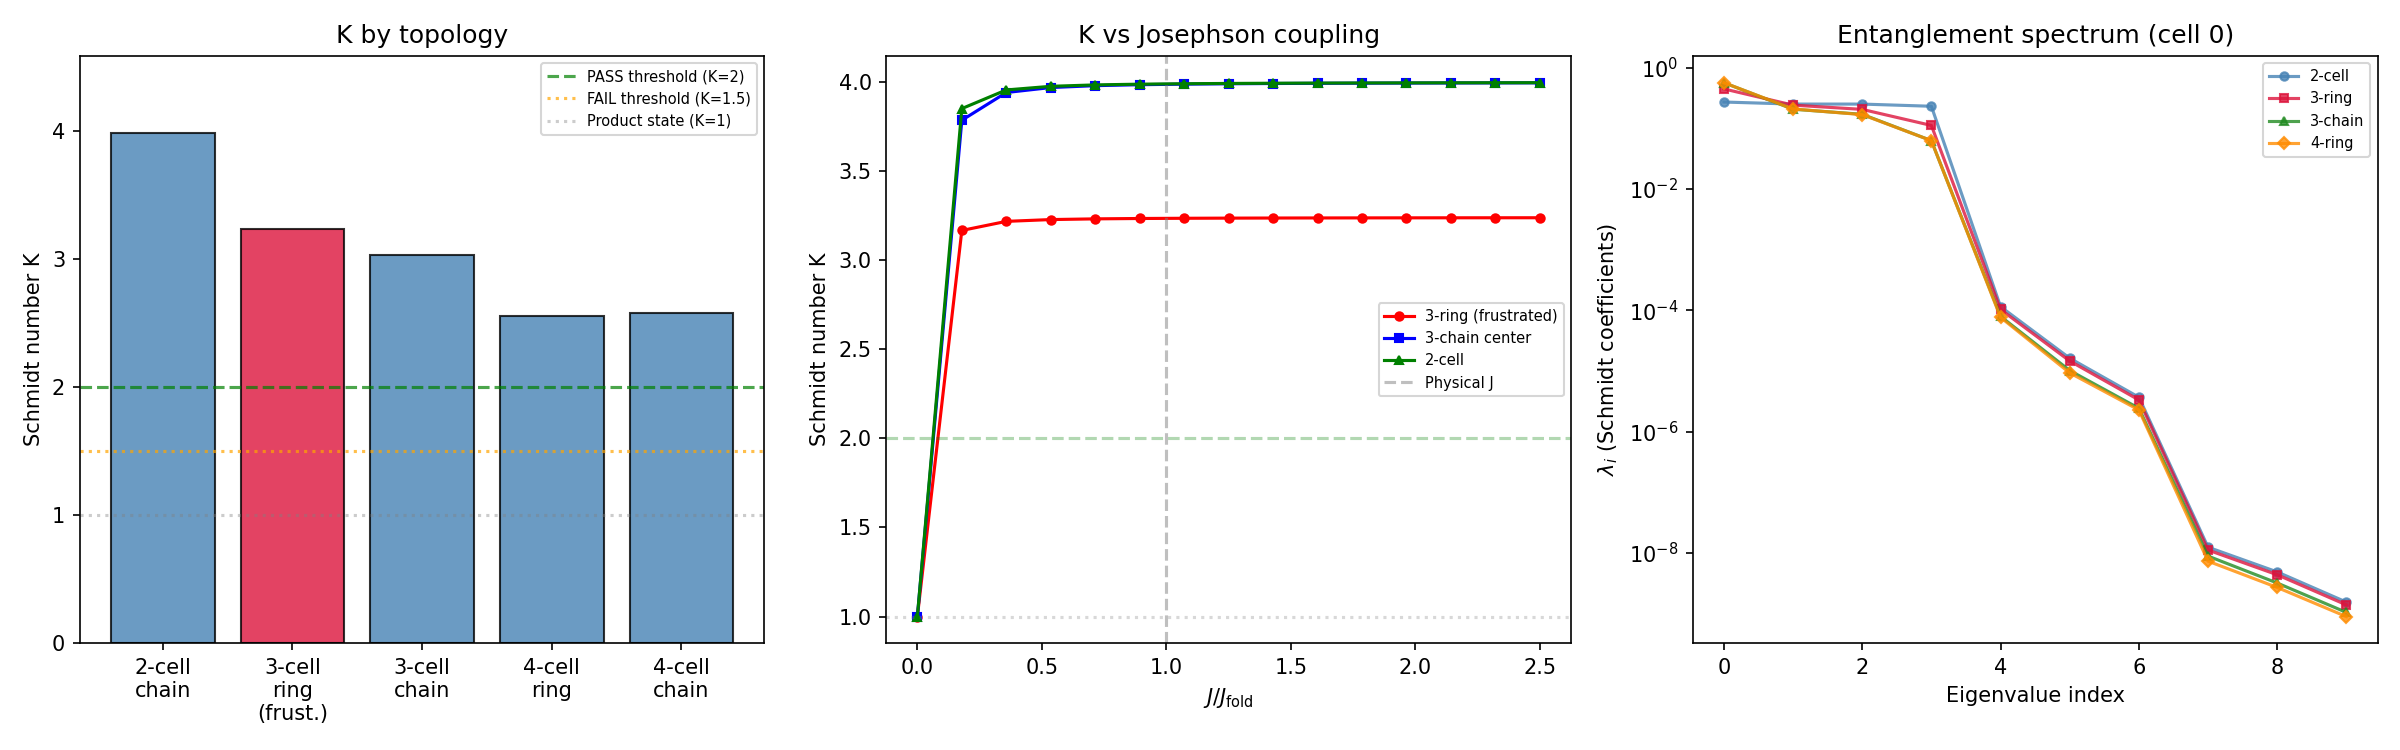

Source code (Python):
#!/usr/bin/env python3
"""
S72 FRUSTRATION-SCHMIDT-72: Per-Junction Schmidt Number on Frustrated Sub-Graphs
==================================================================================

PHYSICS:
    S71 INTER-SITE-ENTANGLE-71 found K = 3.99 (near-maximal 4-state entanglement)
    for an isolated 2-cell BCS+Josephson junction at N_pair = 2.  S71 THREE-CELL-GSL
    showed that frustration on a 3-cell ring reduces S_GGE by 48%.

    This computation asks: how does geometric frustration affect the QUANTUM
    entanglement (Schmidt number) at individual junctions?

    The physical picture (Landau quasiparticle framework):
    - Each cell has 8 BCS modes (4 B2 + 1 B1 + 3 B3) at the fold
    - Cells are coupled by Josephson pair-tunneling J_C2 = 0.933 M_KK
    - The frustrated triangle forces 120-degree phase separation
    - The 4-cell ring (C_4, bipartite) has NO frustration
    - The 4-cell open chain has boundary effects but no frustration

    Symmetry analysis:
    - 2-cell: Z_2 swap symmetry. Order parameter space U(1)/Z_2.
    - 3-cell ring (C_3): Z_3 cyclic symmetry, frustrated (odd ring).
      Ground state breaks Z_3 -> Z_1 (selects chirality).
    - 4-cell ring (C_4): Z_4 cyclic symmetry, NOT frustrated (even ring).
      Ground state preserves Z_2 sublattice symmetry.
    - 4-cell chain: no cyclic symmetry, open boundary.

    Hilbert space construction:
    For N_cell cells at N_pair = 2 with 8 modes per cell:
    - 2-cell: C(16, 2) = 120 states (from S71)
    - 3-cell: C(24, 2) = 276 states
    - 4-cell: C(32, 2) = 496 states
    All tractable by exact diagonalization.

    The Schmidt number K = 1/Tr(rho_A^2) where rho_A is the reduced density
    matrix of one cell obtained by tracing out all others.

Gate: FRUSTRATION-SCHMIDT-72
    PASS: K(frustrated 3-cell ring) > 2.0
    INFO: K in [1.5, 2.0]
    FAIL: K < 1.5

Cross-checks:
    1. J -> 0 limit: K -> 1 (product state, pairs localized)
    2. J -> infinity limit: K -> 4 (maximally delocalized over 4 n1-sectors)
    3. K(2-cell) must reproduce S71 result: K = 3.99
    4. Z_2 symmetry of ring ground states: S(cell_i) = S(cell_j) for all i,j

Author: landau-condensed-matter-theorist (Session 72, Wave 4)
Date: 2026-04-10
"""

import os
import sys
import time
import numpy as np
from scipy.linalg import eigh
from itertools import combinations

import matplotlib
matplotlib.use('Agg')
import matplotlib.pyplot as plt

t0 = time.time()

SCRIPT_DIR = os.path.dirname(os.path.abspath(__file__))
sys.path.insert(0, SCRIPT_DIR)

from canonical_constants import (
    PI, N_cells as N_CELLS_FABRIC, tau_fold, T_acoustic,
    E_cond, Delta_BCS, Delta_0_OES,
    J_C2, J_su2, J_u1,
    N_dof_BCS,
    E_B1, E_B2_mean, E_B3_mean,
)

np.set_printoptions(precision=10, linewidth=140, suppress=True)

print("=" * 78)
print("FRUSTRATION-SCHMIDT-72: Per-Junction Schmidt Number on Frustrated Graphs")
print("=" * 78)

# ============================================================================
# SECTION 1: LOAD UPSTREAM DATA
# ============================================================================
print("\n--- Section 1: Load upstream data ---")

# BCS Hamiltonian ingredients from S60
pt_data = np.load(os.path.join(SCRIPT_DIR, 's60_pair_transfer_n4.npz'), allow_pickle=True)
eps_fold = pt_data['eps_fold']      # 8 single-particle energies at fold
V_fold = pt_data['V_fold']          # 8x8 pairing interaction matrix
E_J_fold = float(pt_data['E_J_fold'])

# S71 isolated junction results (cross-check target)
s71_data = np.load(os.path.join(SCRIPT_DIR, 's71_inter_site_entangle.npz'), allow_pickle=True)
K_isolated = float(s71_data['schmidt_number'])
S_vN_isolated = float(s71_data['S_vN_GS_bits'])

# S71 3-cell frustration data (entropy comparison)
s71_3cell = np.load(os.path.join(SCRIPT_DIR, 's71_three_cell_gsl.npz'), allow_pickle=True)
S_GGE_frust_s71 = float(s71_3cell['S_GGE_cell_frust'])
S_GGE_bare_s71 = float(s71_3cell['S_GGE_cell_bare'])

N = N_dof_BCS  # 8 modes per cell
sector_labels = ['B2[0]', 'B2[1]', 'B2[2]', 'B2[3]', 'B1[0]', 'B3[0]', 'B3[1]', 'B3[2]']

print(f"  N_modes/cell = {N}")
print(f"  J_C2 = {J_C2:.3f} M_KK")
print(f"  E_J_fold = {E_J_fold:.6f} M_KK (from S60 2-cell)")
print(f"  Delta_BCS = {Delta_BCS:.6f} M_KK")
print(f"  J_C2/Delta = {J_C2/Delta_BCS:.4f} (strong coupling)")
print(f"  K_isolated (S71) = {K_isolated:.4f}")
print(f"  S_vN_isolated (S71) = {S_vN_isolated:.6f} bits")
print(f"  S_GGE_frust (S71 3-cell) = {S_GGE_frust_s71:.6f} nats")
print(f"  S_GGE_bare  (S71 3-cell) = {S_GGE_bare_s71:.6f} nats")
print(f"  Frustration reduction ratio = {S_GGE_frust_s71/S_GGE_bare_s71:.4f}")

print(f"\n  Single-particle energies eps_fold:")
for i in range(N):
    print(f"    {sector_labels[i]}: eps = {eps_fold[i]:.10f} M_KK")


# ============================================================================
# SECTION 2: GENERIC MULTI-CELL HAMILTONIAN BUILDER
# ============================================================================
print("\n--- Section 2: Generic multi-cell Hamiltonian builder ---")

def build_multi_cell_hamiltonian(n_cells, adjacency, eps, V_pair, E_J_val,
                                  n_modes, basis_list, lookup):
    """
    Build the N-cell BCS + Josephson Hamiltonian in the N_pair=2 sector.

    H = sum_c H_kinetic^(c) + sum_c H_pairing^(c) + sum_{<c,c'>} H_Josephson^(c,c')

    Kinetic:   sum_k 2*eps_k * n_{k,c}  (for each cell c)
    Pairing:   -V_{kk'} P^+_{k,c} P_{k',c}  (within each cell)
    Josephson: -E_J * sum_k (P^+_{k,c} P_{k,c'} + h.c.)  for each bond (c,c')

    Parameters:
        n_cells: number of cells
        adjacency: list of (i, j) bonds (0-indexed)
        eps: single-particle energies (n_modes,)
        V_pair: pairing matrix (n_modes, n_modes)
        E_J_val: Josephson coupling
        n_modes: modes per cell
        basis_list: list of basis state arrays (each of length n_cells * n_modes)
        lookup: dict mapping tuple(state) -> index
    """
    dim_H = len(basis_list)
    n_slots = n_cells * n_modes
    H = np.zeros((dim_H, dim_H), dtype=np.float64)

    for idx in range(dim_H):
        state = tuple(basis_list[idx])

        # --- Diagonal: kinetic energy ---
        E_kin = 0.0  # (local)
        for c in range(n_cells):
            offset = c * n_modes
            for k in range(n_modes):
                if state[offset + k] == 1:
                    E_kin += 2.0 * eps[k]
        H[idx, idx] += E_kin

        # --- Intra-cell pairing: -V_{kk'} P^+_k P_{k'} ---
        for c in range(n_cells):
            offset = c * n_modes
            for k in range(n_modes):
                for kp in range(n_modes):
                    if k == kp:
                        continue
                    if state[offset + kp] == 1 and state[offset + k] == 0:
                        ns = list(state)
                        ns[offset + kp] = 0
                        ns[offset + k] = 1
                        nst = tuple(ns)
                        if nst in lookup:
                            H[idx, lookup[nst]] += -V_pair[k, kp]

        # --- Inter-cell Josephson: -E_J * P^+_{k,c} P_{k,c'} + h.c. ---
        for (c1, c2) in adjacency:
            off1 = c1 * n_modes
            off2 = c2 * n_modes
            for k in range(n_modes):
                # Transfer from cell c2 to cell c1
                if state[off2 + k] == 1 and state[off1 + k] == 0:
                    ns = list(state)
                    ns[off2 + k] = 0
                    ns[off1 + k] = 1
                    nst = tuple(ns)
                    if nst in lookup:
                        H[idx, lookup[nst]] += -E_J_val
                # Transfer from cell c1 to cell c2 (h.c.)
                if state[off1 + k] == 1 and state[off2 + k] == 0:
                    ns = list(state)
                    ns[off1 + k] = 0
                    ns[off2 + k] = 1
                    nst = tuple(ns)
                    if nst in lookup:
                        H[idx, lookup[nst]] += -E_J_val

    # Symmetrize (enforce numerical symmetry)
    H = 0.5 * (H + H.T)
    return H


def build_fock_basis(n_slots, n_pair):
    """Build the N_pair sector Fock basis for n_slots pair-mode slots."""
    basis_tuples = list(combinations(range(n_slots), n_pair))
    dim = len(basis_tuples)
    basis = []
    for combo in basis_tuples:
        s = np.zeros(n_slots, dtype=int)
        for c in combo:
            s[c] = 1
        basis.append(s)
    lookup = {tuple(b): i for i, b in enumerate(basis)}
    return basis, lookup, dim


def build_cell_basis(n_modes, max_pairs):
    """Build the reduced basis for a single cell with up to max_pairs pairs."""
    cell_basis = []
    for n_p in range(max_pairs + 1):
        if n_p == 0:
            cell_basis.append(tuple(np.zeros(n_modes, dtype=int)))
        else:
            for combo in combinations(range(n_modes), n_p):
                s = np.zeros(n_modes, dtype=int)
                for c in combo:
                    s[c] = 1
                cell_basis.append(tuple(s))
    cell_lookup = {s: i for i, s in enumerate(cell_basis)}
    return cell_basis, cell_lookup, len(cell_basis)


def partial_trace_single_cell(psi, target_cell, n_cells, n_modes,
                               basis_list, dim_H, cell_basis, cell_lookup):
    """
    Compute rho_target = Tr_{all other cells}(|psi><psi|).

    Groups full-space basis states by the configuration of all cells
    EXCEPT the target cell, then sums outer products of the target-cell
    amplitudes.
    """
    dim_target = len(cell_basis)
    rho = np.zeros((dim_target, dim_target), dtype=np.float64)

    # Group by "environment" configuration (all cells except target)
    env_groups = {}
    for idx_full in range(dim_H):
        state = basis_list[idx_full]
        # Extract target cell config
        off = target_cell * n_modes
        target_config = tuple(state[off:off + n_modes])
        # Extract environment config (everything else)
        env_config = tuple(state[:off]) + tuple(state[off + n_modes:])

        if target_config not in cell_lookup:
            continue
        a_idx = cell_lookup[target_config]

        if env_config not in env_groups:
            env_groups[env_config] = []
        env_groups[env_config].append((a_idx, idx_full))

    # Partial trace
    for env_config, a_list in env_groups.items():
        for (a_idx, full_idx) in a_list:
            for (a_idx_p, full_idx_p) in a_list:
                rho[a_idx, a_idx_p] += psi[full_idx] * psi[full_idx_p]

    return rho


def compute_entanglement_measures(rho):
    """Compute S_vN, S_2, purity, K from a density matrix."""
    evals = np.sort(np.linalg.eigvalsh(rho))[::-1]
    evals = np.maximum(evals, 0.0)
    s = np.sum(evals)
    if s > 0:
        evals /= s

    mask = evals > 1e-30
    S_vN_bits = -np.sum(evals[mask] * np.log2(evals[mask]))
    S_vN_nats = -np.sum(evals[mask] * np.log(evals[mask]))

    purity = np.sum(evals**2)
    S_2_bits = -np.log2(purity) if purity > 0 else np.inf
    K = 1.0 / purity if purity > 0 else np.inf

    return {
        'evals': evals,
        'S_vN_bits': S_vN_bits,
        'S_vN_nats': S_vN_nats,
        'S_2_bits': S_2_bits,
        'purity': purity,
        'K': K,
    }


def analyze_topology(label, n_cells, adjacency, eps, V_pair, E_J_val, n_modes, N_pair=2):
    """
    Full analysis for a given graph topology.
    Returns dict with all results.
    """
    n_slots = n_cells * n_modes
    print(f"\n  === {label}: {n_cells} cells, {len(adjacency)} bonds ===")
    print(f"  Adjacency: {adjacency}")
    print(f"  N_slots = {n_slots}, N_pair = {N_pair}")

    # Build Fock basis
    basis, lookup, dim = build_fock_basis(n_slots, N_pair)
    print(f"  Hilbert space dim = C({n_slots},{N_pair}) = {dim}")

    # Build cell basis (for partial trace)
    cell_basis, cell_lookup, dim_cell = build_cell_basis(n_modes, N_pair)
    print(f"  Cell reduced dim = {dim_cell}")

    # Build and diagonalize Hamiltonian
    t_build = time.time()
    H = build_multi_cell_hamiltonian(n_cells, adjacency, eps, V_pair, E_J_val,
                                      n_modes, basis, lookup)
    t_diag = time.time()
    print(f"  H build time: {t_diag - t_build:.2f} s")

    # Hermiticity check
    asym = np.max(np.abs(H - H.T))
    print(f"  Hermiticity: max|H - H^T| = {asym:.2e}")

    evals_all, evecs_all = eigh(H)
    t_done = time.time()
    print(f"  Diag time: {t_done - t_diag:.2f} s")

    E_GS = evals_all[0]
    gap = evals_all[1] - evals_all[0]
    print(f"  E_GS = {E_GS:.10f} M_KK")
    print(f"  Gap = {gap:.10f} M_KK")

    psi_GS = evecs_all[:, 0]

    # Compute partial trace for EACH cell
    K_per_cell = []
    S_per_cell = []
    results_per_cell = []

    for c in range(n_cells):
        rho_c = partial_trace_single_cell(psi_GS, c, n_cells, n_modes,
                                           basis, dim, cell_basis, cell_lookup)

        # Verify trace = 1
        tr = np.trace(rho_c)
        if abs(tr - 1.0) > 1e-10:
            print(f"  WARNING: Tr(rho_{c}) = {tr:.15f}")

        measures = compute_entanglement_measures(rho_c)
        K_per_cell.append(measures['K'])
        S_per_cell.append(measures['S_vN_bits'])
        results_per_cell.append(measures)
        print(f"  Cell {c}: K = {measures['K']:.4f}, S_vN = {measures['S_vN_bits']:.6f} bits, "
              f"purity = {measures['purity']:.8f}")

    K_mean = np.mean(K_per_cell)
    K_std = np.std(K_per_cell)
    S_mean = np.mean(S_per_cell)

    print(f"\n  K(mean) = {K_mean:.4f} +/- {K_std:.4f}")
    print(f"  S_vN(mean) = {S_mean:.6f} bits")

    # Z_n symmetry check: all cells should give same result for ring topologies
    K_spread = max(K_per_cell) - min(K_per_cell)
    print(f"  K spread (max-min) = {K_spread:.2e} (cyclic symmetry check)")

    return {
        'label': label,
        'n_cells': n_cells,
        'adjacency': adjacency,
        'dim': dim,
        'E_GS': E_GS,
        'gap': gap,
        'K_per_cell': np.array(K_per_cell),
        'S_per_cell': np.array(S_per_cell),
        'K_mean': K_mean,
        'K_std': K_std,
        'S_mean': S_mean,
        'evals_all': evals_all,
        'results_per_cell': results_per_cell,
    }


# ============================================================================
# SECTION 3: ANALYZE ALL TOPOLOGIES
# ============================================================================
print("\n" + "=" * 78)
print("Section 3: Analyze all topologies")
print("=" * 78)

# --- (A) 2-cell chain (S71 cross-check) ---
result_2cell = analyze_topology(
    "2-cell chain (S71 cross-check)",
    n_cells=2,
    adjacency=[(0, 1)],
    eps=eps_fold,
    V_pair=V_fold,
    E_J_val=E_J_fold,
    n_modes=N,
)

# Cross-check against S71
K_2cell = result_2cell['K_mean']
print(f"\n  S71 cross-check: K(here) = {K_2cell:.4f}, K(S71) = {K_isolated:.4f}")
print(f"  Difference: {abs(K_2cell - K_isolated):.2e}")

# --- (B) 3-cell ring (FRUSTRATED -- the main target) ---
result_3ring = analyze_topology(
    "3-cell ring (frustrated, C_3)",
    n_cells=3,
    adjacency=[(0, 1), (1, 2), (2, 0)],
    eps=eps_fold,
    V_pair=V_fold,
    E_J_val=E_J_fold,
    n_modes=N,
)

# --- (C) 4-cell ring (NOT frustrated, C_4) ---
result_4ring = analyze_topology(
    "4-cell ring (unfrustrated, C_4)",
    n_cells=4,
    adjacency=[(0, 1), (1, 2), (2, 3), (3, 0)],
    eps=eps_fold,
    V_pair=V_fold,
    E_J_val=E_J_fold,
    n_modes=N,
)

# --- (D) 4-cell open chain (boundary effects, no frustration) ---
result_4chain = analyze_topology(
    "4-cell open chain",
    n_cells=4,
    adjacency=[(0, 1), (1, 2), (2, 3)],
    eps=eps_fold,
    V_pair=V_fold,
    E_J_val=E_J_fold,
    n_modes=N,
)

# --- (E) 3-cell open chain (no frustration, 3 cells for comparison) ---
result_3chain = analyze_topology(
    "3-cell open chain",
    n_cells=3,
    adjacency=[(0, 1), (1, 2)],
    eps=eps_fold,
    V_pair=V_fold,
    E_J_val=E_J_fold,
    n_modes=N,
)

all_results = {
    '2cell': result_2cell,
    '3ring': result_3ring,
    '4ring': result_4ring,
    '4chain': result_4chain,
    '3chain': result_3chain,
}


# ============================================================================
# SECTION 4: J-DEPENDENCE SWEEP (FRUSTRATION VS UNFRUSTRATED)
# ============================================================================
print("\n" + "=" * 78)
print("Section 4: J-dependence sweep")
print("=" * 78)

N_J_sweep = 15
J_ratios = np.linspace(0.0, 2.5, N_J_sweep)
J_values = J_ratios * E_J_fold

K_sweep_3ring = np.zeros(N_J_sweep)
K_sweep_3chain = np.zeros(N_J_sweep)
K_sweep_2cell = np.zeros(N_J_sweep)

for i_j, J_val in enumerate(J_values):
    # 3-cell ring (frustrated)
    basis_3, lookup_3, dim_3 = build_fock_basis(3 * N, 2)
    cell_b_3, cell_lu_3, dim_c_3 = build_cell_basis(N, 2)
    H_3r = build_multi_cell_hamiltonian(3, [(0, 1), (1, 2), (2, 0)],
                                         eps_fold, V_fold, J_val, N, basis_3, lookup_3)
    evals_3r, evecs_3r = eigh(H_3r)
    psi_3r = evecs_3r[:, 0]
    rho_3r = partial_trace_single_cell(psi_3r, 0, 3, N, basis_3, dim_3,
                                        cell_b_3, cell_lu_3)
    m_3r = compute_entanglement_measures(rho_3r)
    K_sweep_3ring[i_j] = m_3r['K']

    # 3-cell open chain (unfrustrated)
    H_3c = build_multi_cell_hamiltonian(3, [(0, 1), (1, 2)],
                                         eps_fold, V_fold, J_val, N, basis_3, lookup_3)
    evals_3c, evecs_3c = eigh(H_3c)
    psi_3c = evecs_3c[:, 0]
    # Measure at the CENTER cell (index 1) to avoid boundary effects
    rho_3c = partial_trace_single_cell(psi_3c, 1, 3, N, basis_3, dim_3,
                                        cell_b_3, cell_lu_3)
    m_3c = compute_entanglement_measures(rho_3c)
    K_sweep_3chain[i_j] = m_3c['K']

    # 2-cell chain
    basis_2, lookup_2, dim_2 = build_fock_basis(2 * N, 2)
    cell_b_2, cell_lu_2, dim_c_2 = build_cell_basis(N, 2)
    H_2 = build_multi_cell_hamiltonian(2, [(0, 1)],
                                        eps_fold, V_fold, J_val, N, basis_2, lookup_2)
    evals_2, evecs_2 = eigh(H_2)
    psi_2 = evecs_2[:, 0]
    rho_2 = partial_trace_single_cell(psi_2, 0, 2, N, basis_2, dim_2,
                                       cell_b_2, cell_lu_2)
    m_2 = compute_entanglement_measures(rho_2)
    K_sweep_2cell[i_j] = m_2['K']

    if i_j % 3 == 0 or abs(J_ratios[i_j] - 1.0) < 0.1:
        print(f"  J/J_fold = {J_ratios[i_j]:.2f}: K(3ring) = {K_sweep_3ring[i_j]:.4f}, "
              f"K(3chain_center) = {K_sweep_3chain[i_j]:.4f}, "
              f"K(2cell) = {K_sweep_2cell[i_j]:.4f}")


# ============================================================================
# SECTION 5: LIMITING CASE CROSS-CHECKS
# ============================================================================
print("\n" + "=" * 78)
print("Section 5: Limiting case cross-checks")
print("=" * 78)

# Cross-check 1: J = 0 => K = 1 (product state)
print(f"\n  Cross-check 1: J = 0")
print(f"    K(3ring, J=0)  = {K_sweep_3ring[0]:.6f} (should be 1.0)")
print(f"    K(3chain, J=0) = {K_sweep_3chain[0]:.6f} (should be 1.0)")
print(f"    K(2cell, J=0)  = {K_sweep_2cell[0]:.6f} (should be 1.0)")

# Cross-check 2: Large J => K -> 4 (maximally delocalized among n1=0,1,2 sectors)
# At N_pair=2, max K = dim_cell = 37, but for the pair delocalization limit
# the dominant contribution is the 3 n_1-sectors (0, 1, 2), so K <= 3 for equal
# sector weights... Actually the n1=1 sector has 8 sub-states, so the limiting
# K depends on the structure.
K_large_J_3ring = K_sweep_3ring[-1]
K_large_J_2cell = K_sweep_2cell[-1]
print(f"\n  Cross-check 2: Large J (J/J_fold = {J_ratios[-1]:.1f})")
print(f"    K(3ring)  = {K_large_J_3ring:.4f}")
print(f"    K(2cell)  = {K_large_J_2cell:.4f}")

# Cross-check 3: 2-cell vs S71
print(f"\n  Cross-check 3: 2-cell at physical J vs S71")
# Find the J_ratio closest to 1.0
idx_phys = np.argmin(np.abs(J_ratios - 1.0))
print(f"    K(2cell, J/J_fold={J_ratios[idx_phys]:.2f}) = {K_sweep_2cell[idx_phys]:.4f}")
print(f"    K(S71) = {K_isolated:.4f}")

# Cross-check 4: Cyclic symmetry of ring topologies
print(f"\n  Cross-check 4: Cyclic symmetry")
print(f"    3-ring cell-to-cell K spread = {result_3ring['K_std']:.2e}")
print(f"    4-ring cell-to-cell K spread = {result_4ring['K_std']:.2e}")


# ============================================================================
# SECTION 6: FRUSTRATION ANALYSIS
# ============================================================================
print("\n" + "=" * 78)
print("Section 6: Frustration analysis")
print("=" * 78)

K_frust = result_3ring['K_mean']
K_unfrust_3chain = result_3chain['K_mean']  # 3-cell open chain, average
K_unfrust_4ring = result_4ring['K_mean']   # 4-cell ring, average
K_unfrust_4chain = result_4chain['K_mean'] # 4-cell open chain, average

# For proper frustration comparison: 3-ring vs 3-chain (same cell count)
# Use center cell of chain to remove boundary effects
K_3chain_center = result_3chain['K_per_cell'][1]

print(f"\n  Schmidt numbers at physical J:")
print(f"    K(2-cell chain)            = {result_2cell['K_mean']:.4f}")
print(f"    K(3-cell ring, frustrated) = {K_frust:.4f}")
print(f"    K(3-cell chain, center)    = {K_3chain_center:.4f}")
print(f"    K(3-cell chain, average)   = {K_unfrust_3chain:.4f}")
print(f"    K(4-cell ring)             = {K_unfrust_4ring:.4f}")
print(f"    K(4-cell chain, average)   = {K_unfrust_4chain:.4f}")

# Frustration reduction
reduction_vs_isolated = K_frust / K_isolated
reduction_vs_3chain = K_frust / K_3chain_center
reduction_vs_4ring = K_frust / K_unfrust_4ring

print(f"\n  Frustration reduction ratios:")
print(f"    K(3ring)/K(2cell)          = {reduction_vs_isolated:.4f}")
print(f"    K(3ring)/K(3chain_center)  = {reduction_vs_3chain:.4f}")
print(f"    K(3ring)/K(4ring)          = {reduction_vs_4ring:.4f}")

# Decompose: multi-cell effect vs frustration effect
multi_cell_effect = K_3chain_center / K_isolated
frustration_effect = K_frust / K_3chain_center
print(f"\n  Effect decomposition:")
print(f"    Multi-cell effect (3chain_center/2cell) = {multi_cell_effect:.4f}")
print(f"    Frustration effect (3ring/3chain_center) = {frustration_effect:.4f}")
print(f"    Product = {multi_cell_effect * frustration_effect:.4f} (should match {reduction_vs_isolated:.4f})")

# Compare with S71 GGE entropy frustration reduction (48%)
S_vN_frust = result_3ring['S_mean']
S_vN_3chain_center = result_3chain['S_per_cell'][1]
S_vN_reduction = S_vN_frust / S_vN_3chain_center if S_vN_3chain_center > 0 else float('inf')
print(f"\n  Entanglement entropy comparison:")
print(f"    S_vN(3ring)          = {S_vN_frust:.6f} bits")
print(f"    S_vN(3chain_center)  = {S_vN_3chain_center:.6f} bits")
print(f"    S_vN ratio           = {S_vN_reduction:.4f}")
print(f"    S_GGE ratio (S71)    = {S_GGE_frust_s71/S_GGE_bare_s71:.4f} (48% reduction)")


# ============================================================================
# SECTION 7: ENTANGLEMENT SPECTRUM COMPARISON
# ============================================================================
print("\n" + "=" * 78)
print("Section 7: Entanglement spectrum comparison")
print("=" * 78)

for label, result in [('2-cell', result_2cell), ('3-ring', result_3ring),
                       ('3-chain', result_3chain), ('4-ring', result_4ring)]:
    print(f"\n  {label} entanglement spectrum (cell 0):")
    evals_c0 = result['results_per_cell'][0]['evals']
    n_nonzero = np.sum(evals_c0 > 1e-15)
    print(f"    Nonzero eigenvalues: {n_nonzero}")
    for i, ev in enumerate(evals_c0):
        if ev > 1e-15:
            print(f"      lambda_{i} = {ev:.10e}")
        if i > 10 and ev < 1e-15:
            break


# ============================================================================
# SECTION 8: GATE EVALUATION
# ============================================================================
print("\n" + "=" * 78)
print("Section 8: Gate evaluation")
print("=" * 78)

K_target = result_3ring['K_mean']

print(f"\n  Gate FRUSTRATION-SCHMIDT-72:")
print(f"    K(frustrated 3-cell ring) = {K_target:.4f}")
print(f"    K(isolated 2-cell, S71)   = {K_isolated:.4f}")

if K_target > 2.0:
    gate_verdict = "PASS"
    gate_detail = (f"PASS: K(frustrated) = {K_target:.4f} > 2.0. "
                   f"Entanglement significantly survives frustration. "
                   f"K_frust/K_isolated = {K_target/K_isolated:.4f}.")
elif K_target >= 1.5:
    gate_verdict = "INFO"
    gate_detail = (f"INFO: K(frustrated) = {K_target:.4f} in [1.5, 2.0]. "
                   f"Partial entanglement reduction. "
                   f"K_frust/K_isolated = {K_target/K_isolated:.4f}.")
else:
    gate_verdict = "FAIL"
    gate_detail = (f"FAIL: K(frustrated) = {K_target:.4f} < 1.5. "
                   f"Frustration destroys most entanglement. "
                   f"K_frust/K_isolated = {K_target/K_isolated:.4f}.")

print(f"\n  Verdict: {gate_verdict}")
print(f"  {gate_detail}")


# ============================================================================
# SECTION 9: PLOT
# ============================================================================
print("\n--- Section 9: Generate plot ---")

fig, axes = plt.subplots(1, 3, figsize=(16, 5))

# Panel 1: Schmidt number comparison across topologies
ax1 = axes[0]
topologies = ['2-cell\nchain', '3-cell\nring\n(frust.)', '3-cell\nchain', '4-cell\nring', '4-cell\nchain']
K_values = [result_2cell['K_mean'], result_3ring['K_mean'],
            result_3chain['K_mean'], result_4ring['K_mean'],
            result_4chain['K_mean']]
colors = ['steelblue', 'crimson', 'steelblue', 'steelblue', 'steelblue']
bars = ax1.bar(topologies, K_values, color=colors, alpha=0.8, edgecolor='black')
ax1.axhline(2.0, color='green', linestyle='--', alpha=0.7, label='PASS threshold (K=2)')
ax1.axhline(1.5, color='orange', linestyle=':', alpha=0.7, label='FAIL threshold (K=1.5)')
ax1.axhline(1.0, color='gray', linestyle=':', alpha=0.4, label='Product state (K=1)')
ax1.set_ylabel('Schmidt number K')
ax1.set_title('K by topology')
ax1.legend(fontsize=7, loc='upper right')
ax1.set_ylim(0, max(K_values) * 1.15)

# Panel 2: K vs J sweep
ax2 = axes[1]
ax2.plot(J_ratios, K_sweep_3ring, 'r-o', label='3-ring (frustrated)', markersize=4)
ax2.plot(J_ratios, K_sweep_3chain, 'b-s', label='3-chain center', markersize=4)
ax2.plot(J_ratios, K_sweep_2cell, 'g-^', label='2-cell', markersize=4)
ax2.axvline(1.0, color='gray', linestyle='--', alpha=0.5, label='Physical J')
ax2.axhline(2.0, color='green', linestyle='--', alpha=0.3)
ax2.axhline(1.0, color='gray', linestyle=':', alpha=0.3)
ax2.set_xlabel('$J / J_{\\mathrm{fold}}$')
ax2.set_ylabel('Schmidt number K')
ax2.set_title('K vs Josephson coupling')
ax2.legend(fontsize=7)

# Panel 3: Entanglement spectrum comparison
ax3 = axes[2]
for label, result, color, marker in [
    ('2-cell', result_2cell, 'steelblue', 'o'),
    ('3-ring', result_3ring, 'crimson', 's'),
    ('3-chain', result_3chain, 'forestgreen', '^'),
    ('4-ring', result_4ring, 'darkorange', 'D'),
]:
    evals_c0 = result['results_per_cell'][0]['evals']
    nonzero = evals_c0[evals_c0 > 1e-15]
    ax3.semilogy(range(len(nonzero)), np.sort(nonzero)[::-1],
                 f'{marker}-', color=color, label=label, markersize=4, alpha=0.8)

ax3.set_xlabel('Eigenvalue index')
ax3.set_ylabel('$\\lambda_i$ (Schmidt coefficients)')
ax3.set_title('Entanglement spectrum (cell 0)')
ax3.legend(fontsize=7)

plt.tight_layout()
fig.savefig(os.path.join(SCRIPT_DIR, 's72_frustration_schmidt.png'), dpi=150)
print(f"  Plot saved: s72_frustration_schmidt.png")


# ============================================================================
# SECTION 10: SAVE DATA
# ============================================================================
print("\n--- Section 10: Save data ---")

elapsed = time.time() - t0

np.savez(
    os.path.join(SCRIPT_DIR, 's72_frustration_schmidt.npz'),
    # Gate
    gate_name='FRUSTRATION-SCHMIDT-72',
    gate_verdict=gate_verdict,
    gate_detail=gate_detail,
    # Primary result
    K_frustrated=result_3ring['K_mean'],
    K_isolated=K_isolated,
    K_ratio=K_target / K_isolated,
    # Per-topology Schmidt numbers
    K_2cell=result_2cell['K_mean'],
    K_3ring=result_3ring['K_mean'],
    K_3chain_mean=result_3chain['K_mean'],
    K_3chain_center=K_3chain_center,
    K_4ring=result_4ring['K_mean'],
    K_4chain=result_4chain['K_mean'],
    # Per-topology entropies
    S_vN_2cell=result_2cell['S_mean'],
    S_vN_3ring=result_3ring['S_mean'],
    S_vN_3chain=result_3chain['S_mean'],
    S_vN_4ring=result_4ring['S_mean'],
    S_vN_4chain=result_4chain['S_mean'],
    # Per-topology ground state energies and gaps
    E_GS_2cell=result_2cell['E_GS'],
    E_GS_3ring=result_3ring['E_GS'],
    E_GS_3chain=result_3chain['E_GS'],
    E_GS_4ring=result_4ring['E_GS'],
    E_GS_4chain=result_4chain['E_GS'],
    gap_2cell=result_2cell['gap'],
    gap_3ring=result_3ring['gap'],
    gap_3chain=result_3chain['gap'],
    gap_4ring=result_4ring['gap'],
    gap_4chain=result_4chain['gap'],
    # Per-cell Schmidt arrays
    K_per_cell_2cell=result_2cell['K_per_cell'],
    K_per_cell_3ring=result_3ring['K_per_cell'],
    K_per_cell_3chain=result_3chain['K_per_cell'],
    K_per_cell_4ring=result_4ring['K_per_cell'],
    K_per_cell_4chain=result_4chain['K_per_cell'],
    # Entanglement spectra (cell 0)
    ent_spec_2cell=result_2cell['results_per_cell'][0]['evals'],
    ent_spec_3ring=result_3ring['results_per_cell'][0]['evals'],
    ent_spec_3chain=result_3chain['results_per_cell'][0]['evals'],
    ent_spec_4ring=result_4ring['results_per_cell'][0]['evals'],
    ent_spec_4chain=result_4chain['results_per_cell'][0]['evals'],
    # J-sweep data
    J_ratios=J_ratios,
    J_values=J_values,
    K_sweep_3ring=K_sweep_3ring,
    K_sweep_3chain=K_sweep_3chain,
    K_sweep_2cell=K_sweep_2cell,
    # Effect decomposition
    multi_cell_effect=multi_cell_effect,
    frustration_effect=frustration_effect,
    # S71 comparison
    S_GGE_frust_s71=S_GGE_frust_s71,
    S_GGE_bare_s71=S_GGE_bare_s71,
    # Hilbert space dimensions
    dim_2cell=result_2cell['dim'],
    dim_3ring=result_3ring['dim'],
    dim_4ring=result_4ring['dim'],
    dim_4chain=result_4chain['dim'],
    dim_3chain=result_3chain['dim'],
    # Metadata
    E_J_fold=E_J_fold,
    N_modes=N,
    elapsed_s=elapsed,
)

print(f"  Data saved: s72_frustration_schmidt.npz")
print(f"\n  Total elapsed: {elapsed:.1f} s")


# ============================================================================
# FINAL SUMMARY
# ============================================================================
print("\n" + "=" * 78)
print("FINAL SUMMARY: FRUSTRATION-SCHMIDT-72")
print("=" * 78)
print(f"  K(2-cell, isolated)         = {result_2cell['K_mean']:.4f}")
print(f"  K(3-ring, frustrated)       = {result_3ring['K_mean']:.4f}  <-- TARGET")
print(f"  K(3-chain, center)          = {K_3chain_center:.4f}")
print(f"  K(4-ring, unfrustrated)     = {result_4ring['K_mean']:.4f}")
print(f"  K(4-chain, average)         = {result_4chain['K_mean']:.4f}")
print(f"\n  Frustration reduction: K_frust/K_iso = {K_target/K_isolated:.4f}")
print(f"  Multi-cell effect:    {multi_cell_effect:.4f}")
print(f"  Frustration effect:   {frustration_effect:.4f}")
print(f"\n  Gate: FRUSTRATION-SCHMIDT-72 = {gate_verdict}")
print(f"  {gate_detail}")
print("=" * 78)
